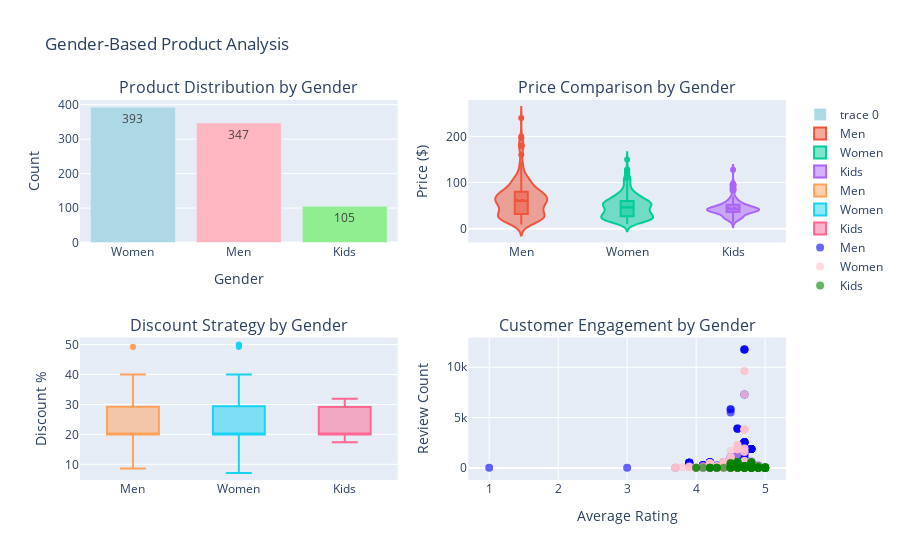

The code cell stored with this chart in its notebook:
### Markdown cell above
## Gender-Based Analysis

Now that we have complete gender data, we'll analyze key business metrics across Men, Women, and Kids segments to identify:
- Pricing strategies and market positioning
- Product portfolio distribution
- Customer engagement patterns
- Revenue potential by segment

### Code cell
# Comprehensive Gender Analysis
print("Gender-Based Business Analysis")
print("="*60)

# 1. Overall metrics by gender
gender_metrics = df.groupby('gender').agg({
    'selling_price': ['mean', 'median', 'std', 'min', 'max'],
    'discount_percentage': ['mean', 'median'],
    'reviews_count': ['sum', 'mean'],
    'average_rating': 'mean',
    'name': 'count'
}).round(2)

gender_metrics.columns = ['Avg_Price', 'Median_Price', 'Price_Std', 'Min_Price', 'Max_Price',
                         'Avg_Discount%', 'Median_Discount%', 'Total_Reviews', 'Avg_Reviews',
                         'Avg_Rating', 'Product_Count']

print("Key Metrics by Gender:")
display(gender_metrics)

# 2. Revenue estimation and market share
gender_revenue = df.groupby('gender').agg({
    'selling_price': ['sum', 'mean'],
    'name': 'count'
}).round(2)
gender_revenue.columns = ['Total_Revenue_Potential', 'Avg_Price', 'Product_Count']
gender_revenue['Revenue_Share_%'] = (gender_revenue['Total_Revenue_Potential'] / 
                                     gender_revenue['Total_Revenue_Potential'].sum() * 100).round(1)
gender_revenue['Product_Share_%'] = (gender_revenue['Product_Count'] / 
                                     gender_revenue['Product_Count'].sum() * 100).round(1)

print("\nRevenue and Market Share Analysis:")
display(gender_revenue[['Product_Count', 'Product_Share_%', 'Total_Revenue_Potential', 'Revenue_Share_%']])

# 3. Interactive visualizations
fig = make_subplots(
    rows=2, cols=2,
    subplot_titles=('Product Distribution by Gender', 'Price Comparison by Gender',
                   'Discount Strategy by Gender', 'Customer Engagement by Gender'),
    specs=[[{"type": "bar"}, {"type": "violin"}],
           [{"type": "box"}, {"type": "scatter"}]]
)

# Product distribution
product_counts = df['gender'].value_counts()
fig.add_trace(go.Bar(x=product_counts.index, y=product_counts.values,
                    marker_color=['lightblue', 'lightpink', 'lightgreen'],
                    text=product_counts.values, textposition='auto'),
             row=1, col=1)

# Price distribution violin plots
for gender in ['Men', 'Women', 'Kids']:
    gender_data = df[df['gender'] == gender]
    fig.add_trace(go.Violin(y=gender_data['selling_price'], name=gender,
                           box_visible=True, meanline_visible=True),
                 row=1, col=2)

# Discount comparison
for gender in ['Men', 'Women', 'Kids']:
    gender_data = df[df['gender'] == gender]
    fig.add_trace(go.Box(y=gender_data['discount_percentage'], name=gender),
                 row=2, col=1)

# Reviews vs Price scatter
for gender, color in zip(['Men', 'Women', 'Kids'], ['blue', 'pink', 'green']):
    gender_data = df[df['gender'] == gender]
    fig.add_trace(go.Scatter(x=gender_data['average_rating'], y=gender_data['reviews_count'],
                           mode='markers', name=gender,
                           marker=dict(size=8, opacity=0.6, color=color)),
                 row=2, col=2)

fig.update_layout(height=900, title_text="Gender-Based Product Analysis", showlegend=True)
fig.update_xaxes(title_text="Gender", row=1, col=1)
fig.update_yaxes(title_text="Count", row=1, col=1)
fig.update_yaxes(title_text="Price ($)", row=1, col=2)
fig.update_yaxes(title_text="Discount %", row=2, col=1)
fig.update_xaxes(title_text="Average Rating", row=2, col=2)
fig.update_yaxes(title_text="Review Count", row=2, col=2)

fig.show()

### Figure 1 — Plotly figure (JSON) as saved in the notebook; plotly's stock layout.template omitted (floating-point values rounded to 4 significant figures; data arrays with more than 128 entries replaced by an {"elided": "..."} marker saying what was removed)
{"data": [{"marker": {"color": ["lightblue", "lightpink", "lightgreen"]}, "text": [393, 347, 105], "textposition": "auto", "type": "bar", "x": ["Women", "Men", "Kids"], "xaxis": "x", "y": [393, 347, 105], "yaxis": "y"}, {"box": {"visible": true}, "meanline": {"visible": true}, "name": "Men", "type": "violin", "xaxis": "x2", "y": {"elided": "347 int values"}, "yaxis": "y2"}, {"box": {"visible": true}, "meanline": {"visible": true}, "name": "Women", "type": "violin", "xaxis": "x2", "y": {"elided": "393 int values"}, "yaxis": "y2"}, {"box": {"visible": true}, "meanline": {"visible": true}, "name": "Kids", "type": "violin", "xaxis": "x2", "y": [70, 60, 70, 50, 35, 36, 20, 32, 52, 56, 56, 84, 36, 60, 48, 53, 36, 128, 36, 24, 44, 44, 40, 35, 40, 44, 44, 44, 25, 25, 25, 25, 36, 32, 28, 46, 52, 64, 25, 48, 39, 44, 44, 56, 48, 36, 40, 40, 40, 44, 40, 56, 44, 84, 84, 84, 46, 46, 96, 46, 56, 42, 56, 52, 26, 23, 32, 42, 44, 19, 42, 40, 40, 96, 44, 35, 48, 53, 96, 44, 46, 20, 39, 28, 36, 64, 96, 64, 37, 40, 20, 20, 36, 28, 13, 40, 40, 36, 32, 49, 44, 48, 42, 35, 40], "yaxis": "y2"}, {"name": "Men", "type": "box", "xaxis": "x3", "y": {"elided": "347 float values"}, "yaxis": "y3"}, {"name": "Women", "type": "box", "xaxis": "x3", "y": {"elided": "393 float values"}, "yaxis": "y3"}, {"name": "Kids", "type": "box", "xaxis": "x3", "y": [29.22, 24.05, 31.91, 20.76, 18.6, 20, 28.57, 28.89, 20, 30, 20, 30, 20, 20, 20, 29.33, 20, 20, 20, 20, 20, 20, 20, 30, 20, 20, 20, 20, 28.57, 28.57, 28.57, 28.57, 20, 20, 30, 29.23, 20, 20, 28.57, 20, 29.09, 20, 20, 20, 20, 20, 20, 20, 20, 20, 20, 30, 20, 30, 30, 30, 29.23, 29.23, 20, 29.23, 20, 30, 20, 20, 18.75, 17.86, 28.89, 30, 20, 17.39, 30, 20, 20, 20, 20, 30, 20, 29.33, 20, 20, 29.23, 20, 29.09, 30, 20, 20, 20, 20, 28.85, 20, 20, 20, 18.18, 30, 18.75, 20, 20, 20, 28.89, 30, 20, 20, 30, 30, 20], "yaxis": "y3"}, {"marker": {"color": "blue", "opacity": 0.6, "size": 8}, "mode": "markers", "name": "Men", "type": "scatter", "x": {"elided": "347 float values"}, "xaxis": "x4", "y": {"elided": "347 int values"}, "yaxis": "y4"}, {"marker": {"color": "pink", "opacity": 0.6, "size": 8}, "mode": "markers", "name": "Women", "type": "scatter", "x": {"elided": "393 float values"}, "xaxis": "x4", "y": {"elided": "393 int values"}, "yaxis": "y4"}, {"marker": {"color": "green", "opacity": 0.6, "size": 8}, "mode": "markers", "name": "Kids", "type": "scatter", "x": [4.9, 4.5, 5, 4.8, 5, 5, 4, 4.6, 4.8, 4.6, 4.8, 4.8, 4.8, 5, 4.7, 4.8, 4.8, 4.6, 4.8, 4.8, 4.8, 4.5, 4.8, 4.8, 4.8, 4.8, 4.5, 4.5, 4.2, 4.2, 4.2, 4.2, 4.8, 5, 4.6, 4.7, 4.7, 4.8, 4.9, 4.8, 4.6, 4.5, 4.6, 4.5, 4.9, 4.6, 4.6, 4.6, 4.6, 4.7, 4.6, 4.6, 4.7, 4.8, 4.8, 4.8, 4.7, 4.7, 4.7, 4.7, 4.9, 4.6, 4.8, 4.7, 5, 4.7, 5, 4.9, 4.5, 5, 4.6, 4.8, 5, 4.3, 4.8, 4.5, 4.9, 5, 4.3, 5, 4.8, 4.8, 4.5, 4.1, 4.8, 5, 4.5, 5, 4.9, 4.8, 4.4, 4.3, 5, 4, 4.9, 4.8, 4.9, 4.6, 5, 4.8, 4.7, 4.7, 4.7, 4.7, 4.7], "xaxis": "x4", "y": [42, 16, 2, 46, 9, 8, 2, 14, 59, 37, 29, 80, 580, 6, 117, 59, 18, 241, 31, 84, 16, 449, 545, 463, 545, 234, 449, 449, 5, 5, 5, 5, 22, 15, 74, 31, 31, 29, 25, 85, 602, 17, 602, 41, 18, 451, 427, 427, 427, 104, 427, 37, 104, 80, 80, 80, 17, 17, 18, 17, 14, 8, 29, 41, 1, 15, 1, 171, 191, 1, 14, 79, 9, 8, 16, 13, 27, 4, 8, 6, 91, 34, 191, 9, 5, 3, 50, 87, 9, 52, 5, 3, 1, 1, 41, 4, 25, 64, 8, 43, 177, 177, 68, 190, 190], "yaxis": "y4"}], "layout": {"annotations": [{"font": {"size": 16}, "showarrow": false, "text": "Product Distribution by Gender", "x": 0.225, "xanchor": "center", "xref": "paper", "y": 1, "yanchor": "bottom", "yref": "paper"}, {"font": {"size": 16}, "showarrow": false, "text": "Price Comparison by Gender", "x": 0.775, "xanchor": "center", "xref": "paper", "y": 1, "yanchor": "bottom", "yref": "paper"}, {"font": {"size": 16}, "showarrow": false, "text": "Discount Strategy by Gender", "x": 0.225, "xanchor": "center", "xref": "paper", "y": 0.375, "yanchor": "bottom", "yref": "paper"}, {"font": {"size": 16}, "showarrow": false, "text": "Customer Engagement by Gender", "x": 0.775, "xanchor": "center", "xref": "paper", "y": 0.375, "yanchor": "bottom", "yref": "paper"}], "autosize": true, "showlegend": true, "title": {"text": "Gender-Based Product Analysis"}, "xaxis": {"anchor": "y", "autorange": true, "domain": [0, 0.45], "range": [-0.5, 2.5], "title": {"text": "Gender"}, "type": "category"}, "xaxis2": {"anchor": "y2", "autorange": true, "domain": [0.55, 1], "range": [-0.5, 2.5], "type": "category"}, "xaxis3": {"anchor": "y3", "autorange": true, "domain": [0, 0.45], "range": [-0.5, 2.5], "type": "category"}, "xaxis4": {"anchor": "y4", "autorange": true, "domain": [0.55, 1], "range": [0.6986, 5.301], "title": {"text": "Average Rating"}, "type": "linear"}, "yaxis": {"anchor": "x", "autorange": true, "domain": [0.625, 1], "range": [0, 413.7], "title": {"text": "Count"}, "type": "linear"}, "yaxis2": {"anchor": "x2", "autorange": true, "domain": [0.625, 1], "range": [-29.83, 278.8], "title": {"text": "Price ($)"}, "type": "linear"}, "yaxis3": {"anchor": "x3", "autorange": true, "domain": [0, 0.375], "range": [4.759, 52.38], "title": {"text": "Discount %"}, "type": "linear"}, "yaxis4": {"anchor": "x4", "autorange": true, "domain": [0, 0.375], "range": [-931.9, 12680.0], "title": {"text": "Review Count"}, "type": "linear"}}}
